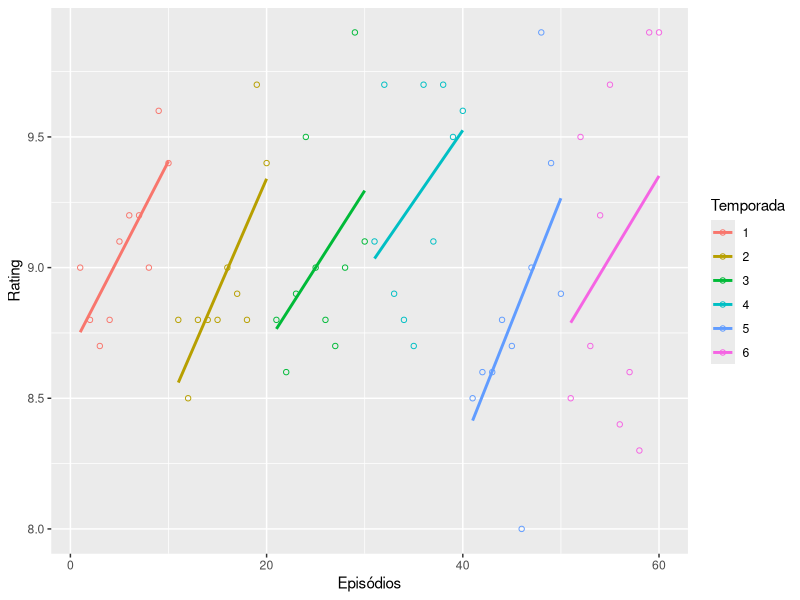
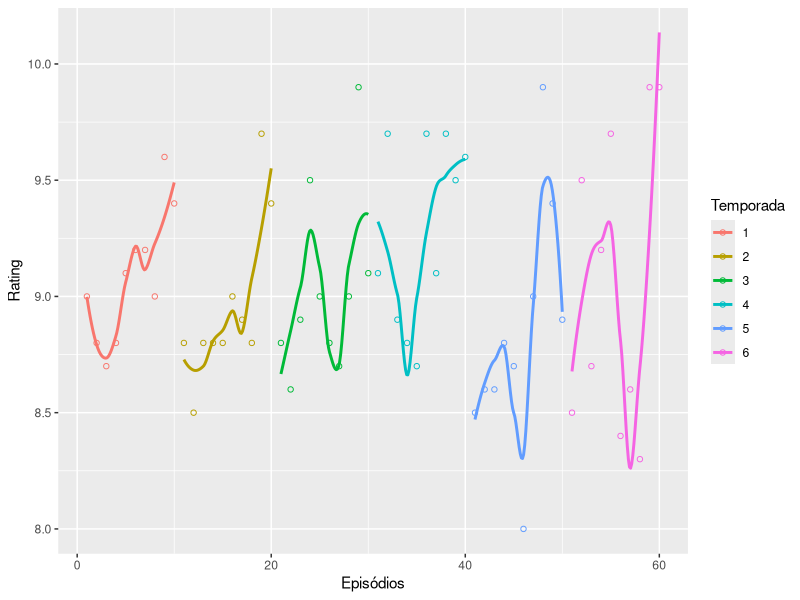

These charts were generated, in order, by the following R code:
library(ggplot2)

# read the data and combine the columns

got.season  <- scan(file="got.season.dat")
got.episode <- scan(file="got.episode.dat")
got.rating  <- scan(file="got.rating.dat")

got           <- cbind(got.season, got.episode, got.rating)
got           <- data.frame(got)
colnames(got) <- c("Temporada", "Episódio", "Rating")

ordem <- sort(got.season*100 + got.episode, index.return=TRUE)$ix

got      <- got[ordem, ]
got[, 1] <- as.character(got[, 1])

# plots

library(ggplot2)

#qplot(1:length(ordem), Rating, data=twentyfour, color=Season, xlab="Episode", ylab="Rating", main="24 Ratings by Season")

Episódios = 1:length(ordem)

ggplot(got, aes(x=Episódios, y=Rating, color=Temporada), xlab="Episódio", ylab="Rating", main="Game of Thrones Ratings por Temporada") + geom_smooth(method=lm,se=FALSE) + geom_point(shape=1, solid=TRUE)

ggplot(got, aes(x=Episódios, y=Rating, color=Temporada), xlab="Episódio", ylab="Rating", main="Game of Thrones Ratings por Temporada") + geom_smooth(method=loess,se=FALSE) + geom_point(shape=1, solid=TRUE)
